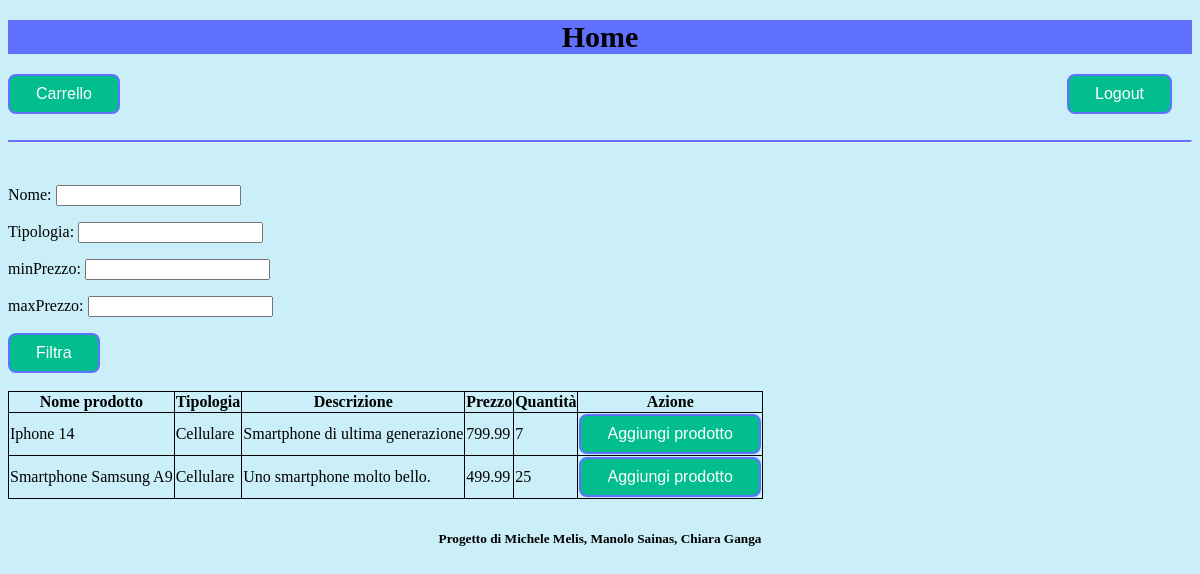
Page /home/ (signed in) on the earlier database version.
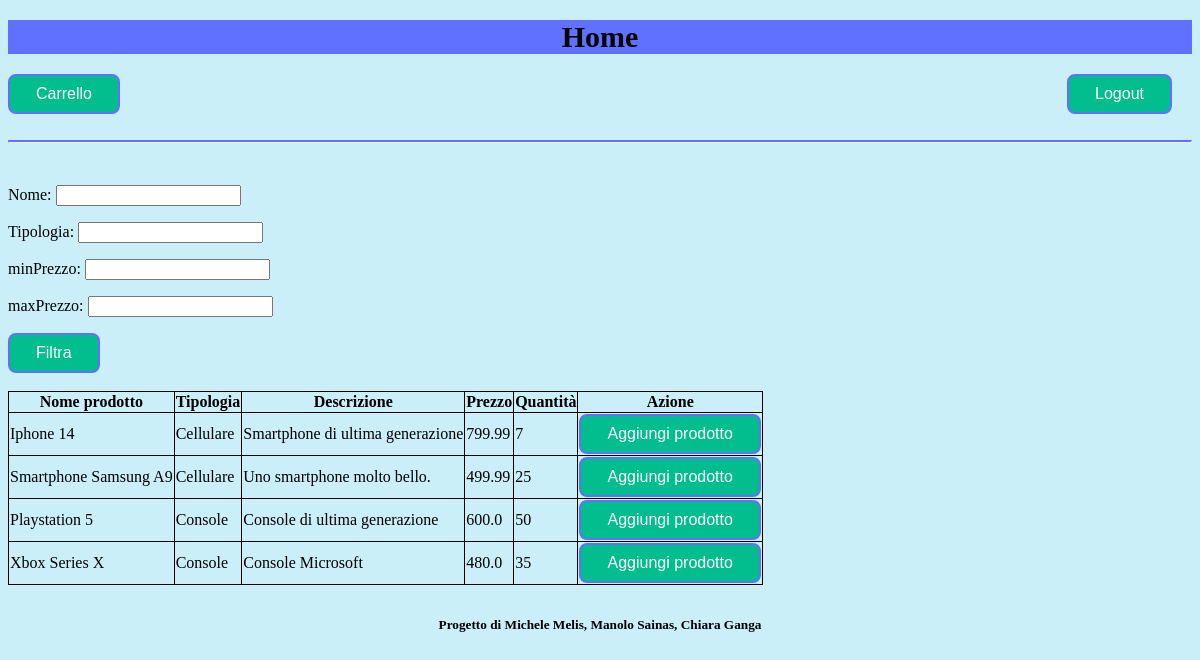
Same page on the later database version.
### applicazione/models.py (models this page shows, shortened)
class Prodotto(models.Model):
  nome = models.CharField(max_length=100)
  tipologia = models.CharField(max_length=100)
  descrizione = models.CharField(max_length=500)
  prezzo = models.FloatField()
  quantita = models.IntegerField()
  stock = models.ForeignKey(Stock,on_delete=models.CASCADE,related_name='prodotti')

### applicazione/views.py (the view, shortened to what this page needs)
# urls.py: path("home/", views.home_view, name="home_view"),
@login_required
def home_view(request):
  user = get_user(request)
  if user.is_superuser: return redirect("../Home_amministratore")
  template = loader.get_template("utente/home.html")
  stock = Stock.objects.get(nome = NOME_STOCK)
  context = {
    "prodotti" : Prodotto.objects.filter(stock = stock).all(),
    "form": FiltroHomeUtenteForm()
  }
  prodotti = context["prodotti"]
  for prodotto in prodotti:
    if len(user.carrello.prodotti.filter(prodotto = prodotto)) > 0:
      pc = user.carrello.prodotti.get(prodotto = prodotto)
      if pc.quantita > prodotto.quantita:
        pc.quantita = prodotto.quantita
        pc.save()
      prodotto.quantita = prodotto.quantita - pc.quantita
  context["prodotti"] = prodotti
  return HttpResponse(template.render(context, request))

### applicazione/forms.py (shortened to what this page needs)
class FiltroHomeUtenteForm(forms.Form):
  nome = forms.CharField(label="Nome", max_length=100, required=False, widget=forms.TextInput(attrs={'id': 'nome'}))
  tipologia = forms.CharField(label="Tipologia", max_length=100, required=False, widget=forms.TextInput(attrs={'id': 'tipologia'}))
  minPrezzo = forms.FloatField(label="minPrezzo", min_value=0.01, widget=forms.NumberInput(attrs={'min': 0.01, 'id': 'minPrezzo'}), required=False)
  maxPrezzo = forms.FloatField(label="maxPrezzo", max_value=10000, widget=forms.NumberInput(attrs={'max': 10000, 'id': 'maxPrezzo'}), required=False)

### applicazione/views.py (called while the page is built)
def get_user(request):
  user_id = request.session.get("user_id")
  if user_id:
    return User.objects.get(id = user_id)
  else:
    return None

### applicazione/templates/utente/home.html (shortened to what this page needs)
{% load static %}
<!DOCTYPE html>
<html lang="en">
    <head>
        <link rel="stylesheet" href="{% static 'css/style.css' %}">
    </head>
    <body>
        <div class="home">
            <div>
                <h1>Home</h1>
                <a href="../carrello"><button class="button" id="accedi_carrello" type="button" value="carrello">Carrello</button></a>
                <a href="../login"><button class="button" id="logout" type="button" value="logout">Logout</button></a>
            </div>
            <br><hr><br>
            <div class="FiltroHomeUtente">
                <form method="post">
                    {{ form.as_p }}
                    <input class="button" id="filtra" type="submit" value="Filtra">
                </form>
            </div>
            <br>
            <div>
                <table id="prodottiNegozio">
                    <thead>
                        <tr>
                            <th><b>Nome prodotto</b></th>
                            <th><b>Tipologia</b></th>
                            <th><b>Descrizione</b></th>
                            <th><b>Prezzo</b></th>
                            <th><b>Quantità</b></th>
                            <th><b>Azione</b></th>
                        </tr>
                    </thead>
                    <tbody>
                        {% for prodotto in prodotti %}
                        <tr class="prodotto">
                            <td class="nome"> {{ prodotto.nome }} </td>
                            <td class="tipologia"> {{ prodotto.tipologia }} </td>
                            <td class="descrizione"> {{ prodotto.descrizione }} </td>
                            <td class="prezzo"> {{ prodotto.prezzo }} </td>
                            <td class="quantita"> {{ prodotto.quantita }} </td>
                            <td><form method="post">
                                <input class="button" id="aggiungi_prodotto_{{ prodotto.id }}" type="submit" value="Aggiungi prodotto">
                            </form></td>
                        </tr>
                        {% endfor %}
                    </tbody>
                </table>
            </div>
        </div>
        <footer class="centered-footer">
            <h5>Progetto di Michele Melis, Manolo Sainas, Chiara Ganga</h5>
        </footer>
    </body>
</html>

Differences in the rows shown:
added Prodotto: nome "Playstation 5", tipologia "Console", descrizione "Console di ultima generazione", prezzo "600.0", quantita "50"
added Prodotto: nome "Xbox Series X", tipologia "Console", descrizione "Console Microsoft", prezzo "480.0", quantita "35"
